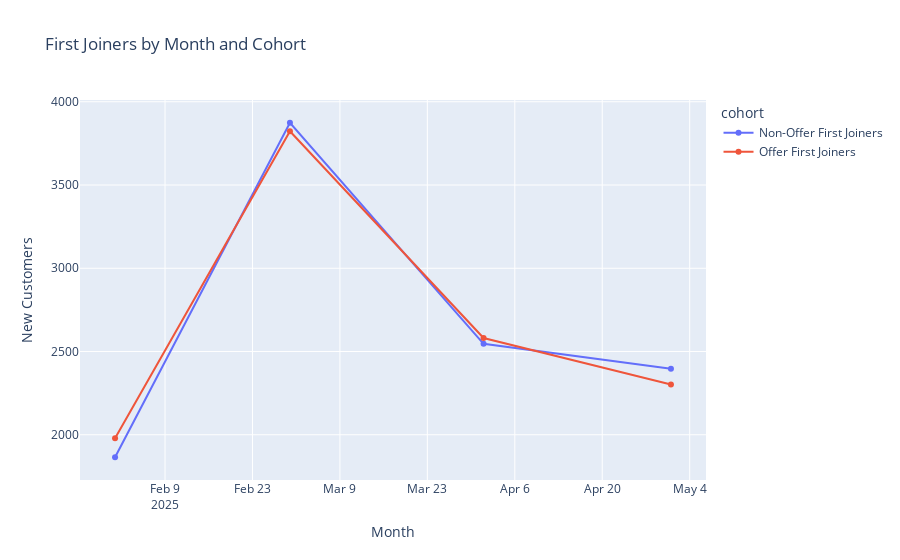

Notebook code cell kept with this figure:
### Markdown cell above
## First Joiners by Month and Cohort

Interpretation:
- Detect acquisition seasonality and campaign lift.
- Watch for cohort mix shifts that signal over-reliance on promos.

### Code cell
firsts['first_month'] = firsts['first_date'].values.astype('datetime64[M]')
by_month = firsts.groupby(['first_month','cohort']).size().reset_index(name='new_customers')
fig = px.line(by_month, x='first_month', y='new_customers', color='cohort', markers=True,
              title='First Joiners by Month and Cohort')
fig.update_layout(xaxis_title='Month', yaxis_title='New Customers')
fig.show()

### Figure 1 — Plotly figure (JSON) as saved in the notebook; plotly's stock layout.template omitted (floating-point values rounded to 4 significant figures)
{"data": [{"hovertemplate": "cohort=Non-Offer First Joiners<br>first_month=%{x}<br>new_customers=%{y}<extra></extra>", "legendgroup": "Non-Offer First Joiners", "line": {"color": "#636efa", "dash": "solid"}, "marker": {"symbol": "circle"}, "mode": "lines+markers", "name": "Non-Offer First Joiners", "orientation": "v", "showlegend": true, "type": "scatter", "x": ["2025-02-01T00:00:00", "2025-03-01T00:00:00", "2025-04-01T00:00:00", "2025-05-01T00:00:00"], "xaxis": "x", "y": [1865, 3874, 2546, 2396], "yaxis": "y"}, {"hovertemplate": "cohort=Offer First Joiners<br>first_month=%{x}<br>new_customers=%{y}<extra></extra>", "legendgroup": "Offer First Joiners", "line": {"color": "#EF553B", "dash": "solid"}, "marker": {"symbol": "circle"}, "mode": "lines+markers", "name": "Offer First Joiners", "orientation": "v", "showlegend": true, "type": "scatter", "x": ["2025-02-01T00:00:00", "2025-03-01T00:00:00", "2025-04-01T00:00:00", "2025-05-01T00:00:00"], "xaxis": "x", "y": [1979, 3823, 2581, 2302], "yaxis": "y"}], "layout": {"legend": {"title": {"text": "cohort"}, "tracegroupgap": 0}, "title": {"text": "First Joiners by Month and Cohort"}, "xaxis": {"anchor": "y", "domain": [0, 1], "title": {"text": "Month"}}, "yaxis": {"anchor": "x", "domain": [0, 1], "title": {"text": "New Customers"}}}}
